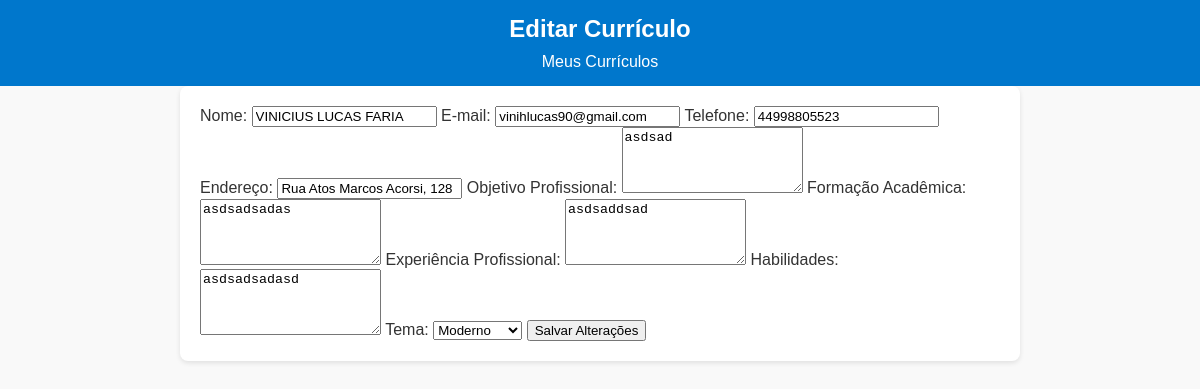
The app's page /editar_curriculo.php?id=7 (signed in) with its own data.
### tables this page shows
CREATE TABLE `curriculos` (
  `id` int(11) NOT NULL,
  `user_id` int(11) NOT NULL,
  `name` varchar(100) NOT NULL,
  `email` varchar(100) NOT NULL,
  `phone` varchar(20) NOT NULL,
  `address` varchar(255) NOT NULL,
  `objective` text NOT NULL,
  `education` text NOT NULL,
  `experience` text NOT NULL,
  `skills` text NOT NULL,
  `created_at` timestamp NOT NULL DEFAULT current_timestamp(),
  `theme` varchar(50) DEFAULT 'default'
);

### editar_curriculo.php (the view, shortened to what this page needs)
<?php
require 'src/db/connection.php';
$id = $_GET['id'];
$user_id = $_SESSION['user_id'];
$sql = "SELECT * FROM curriculos WHERE id = ? AND user_id = ?";
$stmt = $conn->prepare($sql);
$stmt->bind_param("ii", $id, $user_id);
$stmt->execute();
$result = $stmt->get_result();
$row = $result->fetch_assoc();
?>
<!DOCTYPE html>
<html lang="en">
<head>
    <link rel="stylesheet" href="assets/css/style.css">
</head>
<body>
    <header>
        <h1>Editar Currículo</h1>
        <nav>
            <a href="listar_curriculos.php">Meus Currículos</a>
        </nav>
    </header>
    <main>
        <form action="src/controllers/atualizar_curriculo.php" method="POST">
            <label for="name">Nome:</label>
            <input type="text" name="name" id="name" value="<?php echo htmlspecialchars($row['name']); ?>" required>
            <label for="email">E-mail:</label>
            <input type="email" name="email" id="email" value="<?php echo htmlspecialchars($row['email']); ?>" required>
            <label for="phone">Telefone:</label>
            <input type="text" name="phone" id="phone" value="<?php echo htmlspecialchars($row['phone']); ?>" required>
            <label for="address">Endereço:</label>
            <input type="text" name="address" id="address" value="<?php echo htmlspecialchars($row['address']); ?>" required>
            <label for="objective">Objetivo Profissional:</label>
            <textarea name="objective" id="objective" rows="4" required><?php echo htmlspecialchars($row['objective']); ?></textarea>
            <label for="education">Formação Acadêmica:</label>
            <textarea name="education" id="education" rows="4" required><?php echo htmlspecialchars($row['education']); ?></textarea>
            <label for="experience">Experiência Profissional:</label>
            <textarea name="experience" id="experience" rows="4" required><?php echo htmlspecialchars($row['experience']); ?></textarea>
            <label for="skills">Habilidades:</label>
            <textarea name="skills" id="skills" rows="4" required><?php echo htmlspecialchars($row['skills']); ?></textarea>
            <label for="theme">Tema:</label>
            <select name="theme" id="theme">
                <option value="modern" <?php echo $row['theme'] === 'modern' ? 'selected' : ''; ?>>Moderno</option>
            </select>
            <button type="submit">Salvar Alterações</button>
        </form>
    </main>
</body>
</html>

### assets/css/style.css (style rules this page uses)
body { font-family: Arial, sans-serif; margin: 0; padding: 0; background-color: #f9f9f9; color: #333; }
header { background-color: #0077cc; color: #fff; padding: 15px 20px; text-align: center; }
header h1 { margin: 0; font-size: 24px; }
header nav { margin-top: 10px; }
header nav a { color: #fff; text-decoration: none; margin: 0 10px; font-size: 16px; }
main { padding: 20px; max-width: 800px; margin: 0 auto; background-color: #fff; box-shadow: 0 2px 5px rgba(0, 0, 0, 0.1); border-radius: 8px; }

### records on screen
curriculos: name "VINICIUS LUCAS FARIA", email "vinihlucas90@gmail.com", phone "44998805523", address "Rua Atos Marcos Acorsi, 128", objective "asdsad", education "asdsadsadas", experience "asdsaddsad", skills "asdsadsadasd", theme "Moderno"
